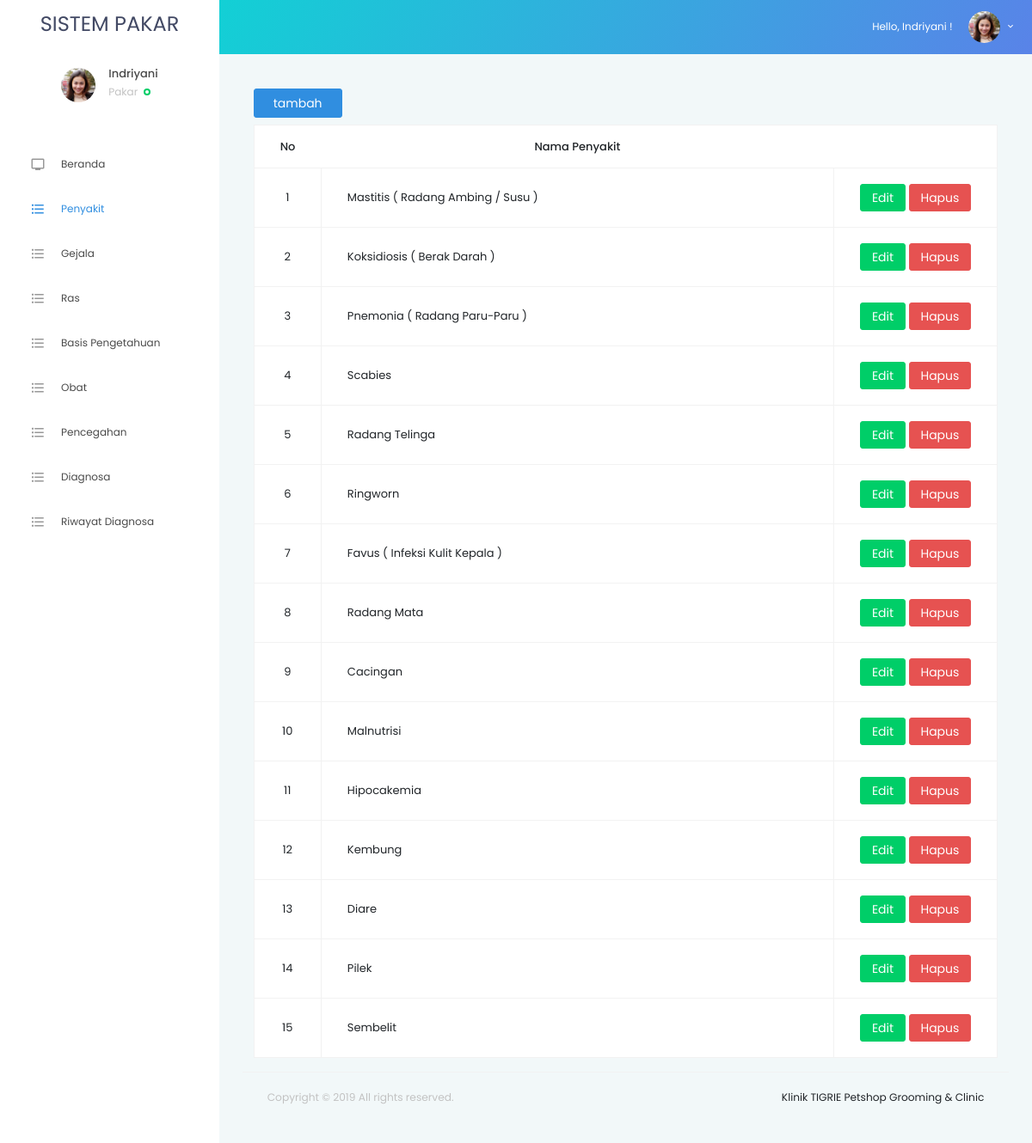
Page /pakar/daftarpenyakit (signed in) on the committed database.
### tables this page shows
CREATE TABLE `penyakit` (
  `id_penyakit` int(11) NOT NULL,
  `nama_penyakit` varchar(100) NOT NULL
);

### app/Controllers/PakarController.php (called while the page is built, shortened)
<?php
class PakarController extends Controller
{
	function __construct()
	{
		$data['admin']		= model('admin')->listadminsetpakarid();
	}
	public function daftarpenyakit($value='')
	{
		$data['data']	= $this->model('penyakit')->listpenyakit();
		$this->adminpage('pakar/daftar_penyakit',$data);
	}
}

### app/Core/Route.php (called while the page is built, shortened)
<?php
class Route
{
	protected $method 		= 'index';
	protected $params 		= [];
	function __construct()
	{
		$url 	= $this->parseURL();
		unset($url[0]);
		$this->controller 	= new $this->controller;
		if ( isset($url[1]) ) {
			if ( method_exists($this->controller, $url[1]) ) {
				$this->method = $url[1];
			}
		}
		call_user_func_array([$this->controller, $this->method], $this->params);
	}
	public function parseURL()
	{
		if ( isset($_GET['url']) ) {
			$url 	= rtrim($_GET['url'],'/');
			$url 	= filter_var(trim($url), FILTER_SANITIZE_URL);
			$url 	= explode('/', $url);
			return $url;
		}
	}
}

### public/index.php (called while the page is built, shortened)
<?php
require_once '../app/init.php';
$route = new Route();

### app/Config/Url.php (called while the page is built)
<?php
$Url['BASE_URL'] = rtrim($_SERVER['PHP_SELF'],'index.php');

### app/Core/Autoload.php (called while the page is built, shortened)
<?php
$controller_auto 	= new Controller();
function model($model=null) {
	global $controller_auto;
	return $controller_auto->model($model);
}
function base_url($link= null) {
	global $Url;
	return $Url['BASE_URL'] . $link;
}

### app/Core/Database.php (called while the page is built, shortened)
<?php
class Database
{
	private $serv 	= DB_SERV;
	private $host 	= DB_HOST;
	private $user 	= DB_USER;
	private $pass 	= DB_PASS;
	private $db_name= DB_NAME;
	private static $_instance = null;
	private $dbh;
	private $stmt;
	protected $where 	= null;
	private $table	= null;
	private $part 	= null;
	function __construct()
	{
		$dsn = $this->serv .'::host=' . $this->host . ';dbname=' . $this->db_name;
		$option = [
			PDO::ATTR_PERSISTENT => true,
			PDO::ATTR_ERRMODE => PDO::ERRMODE_EXCEPTION
		];
		try {
			$this->dbh = new PDO($dsn, $this->user, $this->pass, $option);
		} catch (PDOException $e) {
			die($e->getMessage());
		}
	}
	public static function getInstance(){
		if (!isset(self::$_instance)) {
			self::$_instance = new Database();
		}
		return self::$_instance;
	}
	public function query($query, $set=null)
	{
		$this->stmt = $this->dbh->query($query);
		return $this->resultset($set);
	}
	public function resultset($set=null)
	{
		switch ($set) {
			case 'id':
				return $this->stmt->fetch(PDO::FETCH_OBJ);
				break;
			default:
				return $this->stmt->fetchAll(PDO::FETCH_BOTH);
				break;
		}
	}
	public function table($table1, $table2=null)
	{
		if (is_null($table2)) {
			$this->table 	= $table1;
		} else {
			$this->table 	= $table1 . '-' . $table2;
		}
		$this->where 		= null;
		$this->opsi 		= null;
		$this->part 		= null;
	}
	public function Where($where)
	{
		$this->where = " WHERE " . $where;
	}
	public function show($sql, $set)
	{
		$this->getResult($sql);
		if($this->stmt->rowCount()>0)
			return $this->resultset($set);
		else
			return FALSE;
	}
	public function getTable()
	{
		if (!is_null($this->table)) {
			return $this->table;
		} else {
			$this->warning('Tabel belum di definisikan! ', '$this->table');
		}
	}
	public function getPart()
	{
		if (is_null($this->part)){
			$part = '*';
			return $part;
		}else
			return $this->part;
	}
	public function getWhere()
	{
		if (!is_null($this->where))
			return $this->where;
	}
	public function getResult($sqlselect)
	{
		$sql = $sqlselect;
		$sql .= $this->getWhere();
		$sql .= $this->getOpsi();
		$this->stmt 	= $this->dbh->prepare($sql);
		$this->stmt->execute();
	}
	public function getdesc($tabel)
	{
		return $this->query("desc $tabel");
	}
	public function getPri($tabel)
	{
		$desc 		= $this->getdesc($tabel);
		return $desc[0]['Field'];
	}
	public function fetch($set=null)
	{
		$sql = "SELECT " . $this->getPart() . " FROM " . $this->getTable();
		return $this->show($sql, $set);
	}
	public function fetchId($id)
	{
		$field 	= $this->getPri($this->getTable());
		$sql = "SELECT " . $this->getPart() . " FROM " . $this->getTable();
		return $this->show($sql, 'id');
	}
}

### app/Models/Admin_Model.php (called while the page is built, shortened)
<?php
class Admin extends ModelClass
{
	public function listadminsetpakarid()
	{
		$id_admin 		= $_SESSION['pakar'];
		$this->_db->table('admin');
		return $this->_db->fetchid($id_admin);
	}
}

### app/init.php (called while the page is built, shortened)
<?php
spl_autoload_register(function( $class ){
	$class = explode('\\', $class);
	$class = end($class);
});
require_once 'Core/Autoload.php';

### app/Core/ModelClass.php (called while the page is built, shortened)
<?php
class ModelClass
{
	public function __construct()
	{
		$this->_db 	= Database::getInstance();
	}
}

### app/Models/Penyakit_Model.php (called while the page is built, shortened)
<?php
class Penyakit extends ModelClass
{
	public function listpenyakit($value='')
	{
		$this->_db->table('penyakit');
		return $this->_db->fetch();
	}
}

### app/Views/pakar/daftar_penyakit.php (the view, shortened to what this page needs)
	<div class="container my-3">
  <div class="row">
    <div class="col-md-12">
      <header class="mb-2">
        <a href="#" class="btn btn-primary" data-target="#tambah" data-toggle="modal">tambah</a>
      </header>
      <div class="table-responsive">
        <table class="table table-hover bg-white table-bordered" id="data-table">
          <thead class="text-center">
            <tr>
              <th width="25">No</th>
              <th>Nama Penyakit</th>
              <th width="140"></th>
            </tr>
          </thead>
          <tbody class="text-capitalize">
            <?php
            $no = 1;
            if ($data['data'] != null) {
              foreach ($data['data'] as $row) { ?>
              <tr>
                <td class="text-center"><?php echo $no++; ?></td>
                <td><?php echo $row[1] ?></td>
                <td>
                  <a class="btn btn-success btn-sm small" href='#edit_penyakit' id='custId' data-toggle='modal' data-id="<?php echo $row['0']; ?>">Edit</a>
                  <a class="btn btn-danger btn-sm small" onclick="return notif_delete()" href="<?= base_url('pakar/hapuspenyakit/'.$row[0]) ?>">Hapus</a>
                </td>
              </tr>
               <?php
              }
            } else { ?>
               <tr>
                 <td colspan="4" class="text-center">Belum Ada Data</td>
               </tr>
            <?php } ?>
          </tbody>
        </table>
      </div>
    </div>
  </div>
</div>

### app/Views/Administrator/header_star.php (shortened to what this page needs)
<!DOCTYPE html>
<html lang="en">
<head>
  <link rel="stylesheet" href=<?= base_url('theme/staradmin/vendors/iconfonts/mdi/css/materialdesignicons.min.css')?>>
  <link rel="stylesheet" href=<?= base_url('theme/staradmin/vendors/css/vendor.bundle.base.css')?>>
  <link rel="stylesheet" href=<?= base_url('theme/staradmin/vendors/css/vendor.bundle.addons.css')?>>
  <link rel="stylesheet" href=<?= base_url('theme/staradmin/vendors/iconfonts/font-awesome/css/font-awesome.css')?>>
  <link rel="stylesheet" href=<?= base_url('theme/staradmin/css/style.css')?>>
</head>
<body>
  <div class="container-scroller">
    <nav class="navbar default-layout col-lg-12 col-12 p-0 fixed-top d-flex flex-row">
      <div class="text-center navbar-brand-wrapper d-flex align-items-top justify-content-center">
        <a class="navbar-brand brand-logo text-dark" href="index.html">
          SISTEM PAKAR
        </a>
      </div>
      <div class="navbar-menu-wrapper d-flex align-items-center">
        <ul class="navbar-nav navbar-nav-right">
          <li class="nav-item dropdown d-none d-xl-inline-block">
            <a class="nav-link dropdown-toggle" id="UserDropdown" href="#" data-toggle="dropdown" aria-expanded="false">
              <?php if ($data['akses'] != 'user'): ?>
                <span class="profile-text">Hello, <?php echo ucwords($data['admin']->nama);?> !</span>
                <img class="img-xs rounded-circle" src=<?= base_url('assets/img/'.$data['admin']->poto)?> alt="Profile image">
              <?php endif ?>
            </a>
          </li>
        </ul>
      </div>
    </nav>
    <div class="container-fluid page-body-wrapper">
      <nav class="sidebar sidebar-offcanvas" id="sidebar">
        <ul class="nav">
          <li class="nav-item nav-profile">
            <div class="nav-link">
              <?php if ($data['akses'] != 'user'): ?>
                <div class="user-wrapper">
                  <div class="profile-image">
                    <img src=<?= base_url('assets/img/'.$data['admin']->poto)?> alt="profile image">
                  </div>
                  <div class="text-wrapper">
                    <p class="profile-name"><?php echo ucwords($data['admin']->nama);?></p>
                    <div>
                      <small class="designation text-muted"><?php echo ucwords($data['admin']->level);?></small>
                      <span class="status-indicator online"></span>
                    </div>
                  </div>
                </div>
              <?php endif ?>
            </div>
          </li>
          <?php if ($data['akses'] == 'pakar'): ?>
          <li class="nav-item">
            <a class="nav-link" href=<?= base_url('pakar')?>>
              <i class="menu-icon mdi mdi-television"></i>
              <span class="menu-title">Beranda</span>
            </a>
          </li>
          <li class="nav-item">
            <a class="nav-link" href=<?= base_url('pakar/daftarpenyakit')?>>
              <i class="menu-icon mdi mdi-format-list-bulleted"></i>
              <span class="menu-title">Penyakit</span>
            </a>
          </li>
          <li class="nav-item">
            <a class="nav-link" href=<?= base_url('pakar/daftargejala')?>>
              <i class="menu-icon mdi mdi-format-list-bulleted"></i>
              <span class="menu-title">Gejala</span>
            </a>
          </li>
          <li class="nav-item">
            <a class="nav-link" href=<?= base_url('pakar/daftarras')?>>
              <i class="menu-icon mdi mdi-format-list-bulleted"></i>
              <span class="menu-title">Ras</span>
            </a>
          </li>
          <li class="nav-item">
            <a class="nav-link" href=<?= base_url('pakar/daftarpengetahuan')?>>
              <i class="menu-icon mdi mdi-format-list-bulleted"></i>
              <span class="menu-title">Basis Pengetahuan</span>
            </a>
          </li>
          <li class="nav-item">
            <a class="nav-link" href=<?= base_url('pakar/daftarobat')?>>
              <i class="menu-icon mdi mdi-format-list-bulleted"></i>
              <span class="menu-title">Obat</span>
            </a>
          </li>
          <li class="nav-item">
            <a class="nav-link" href=<?= base_url('pakar/daftarpencegahan')?>>
              <i class="menu-icon mdi mdi-format-list-bulleted"></i>
              <span class="menu-title">Pencegahan</span>
            </a>
          </li>
          <li class="nav-item">
            <a class="nav-link" href=<?= base_url('pakar/tambahdiagnosa')?>>
              <i class="menu-icon mdi mdi-format-list-bulleted"></i>
              <span class="menu-title">Diagnosa</span>
            </a>
          </li>
          <li class="nav-item">
            <a class="nav-link" href=<?= base_url('pakar/daftardiagnosa')?>>
              <i class="menu-icon mdi mdi-format-list-bulleted"></i>
              <span class="menu-title">Riwayat Diagnosa</span>
            </a>
          </li>
          <?php endif ?>
        </ul>
      </nav>
      <div class="main-panel">
        <div class="content-wrapper">

### rows in the picture
penyakit: nama_penyakit "Mastitis ( Radang Ambing / Susu )"
penyakit: nama_penyakit "Koksidiosis ( Berak Darah )"
penyakit: nama_penyakit "Pnemonia ( Radang Paru-Paru )"
penyakit: nama_penyakit "Scabies"
penyakit: nama_penyakit "Radang Telinga"
penyakit: nama_penyakit "Ringworn"
penyakit: nama_penyakit "Favus ( Infeksi Kulit Kepala )"
penyakit: nama_penyakit "Radang Mata"
penyakit: nama_penyakit "Cacingan"
penyakit: nama_penyakit "Malnutrisi"
penyakit: nama_penyakit "Hipocakemia"
penyakit: nama_penyakit "Kembung"
penyakit: nama_penyakit "Diare"
penyakit: nama_penyakit "Pilek"
penyakit: nama_penyakit "Sembelit"

### other values in the picture
$data['admin']->nama "Indriyani"
$data['admin']->level "Pakar"
getyear() "2019"
